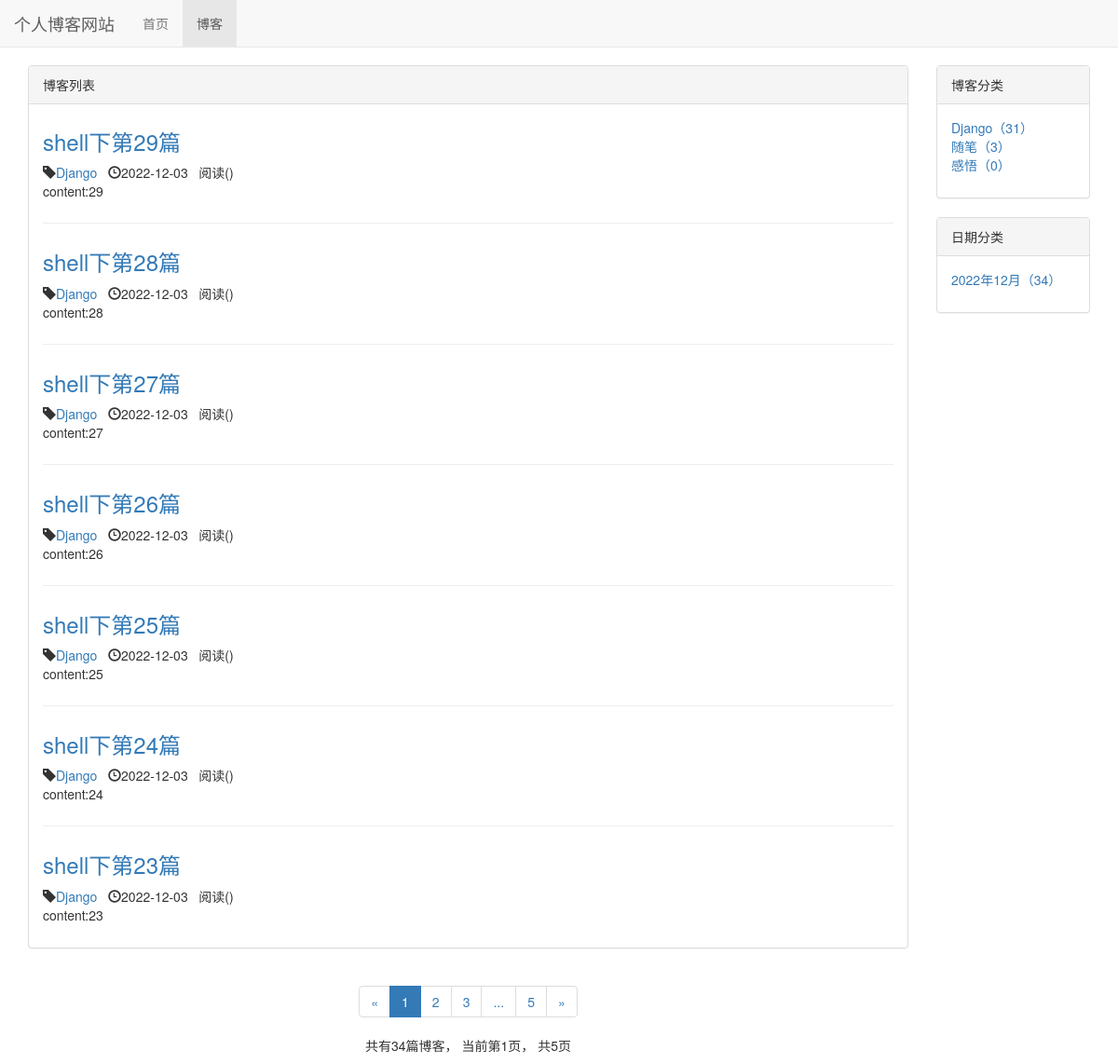
/blog/, run on an earlier commit of the app's database.
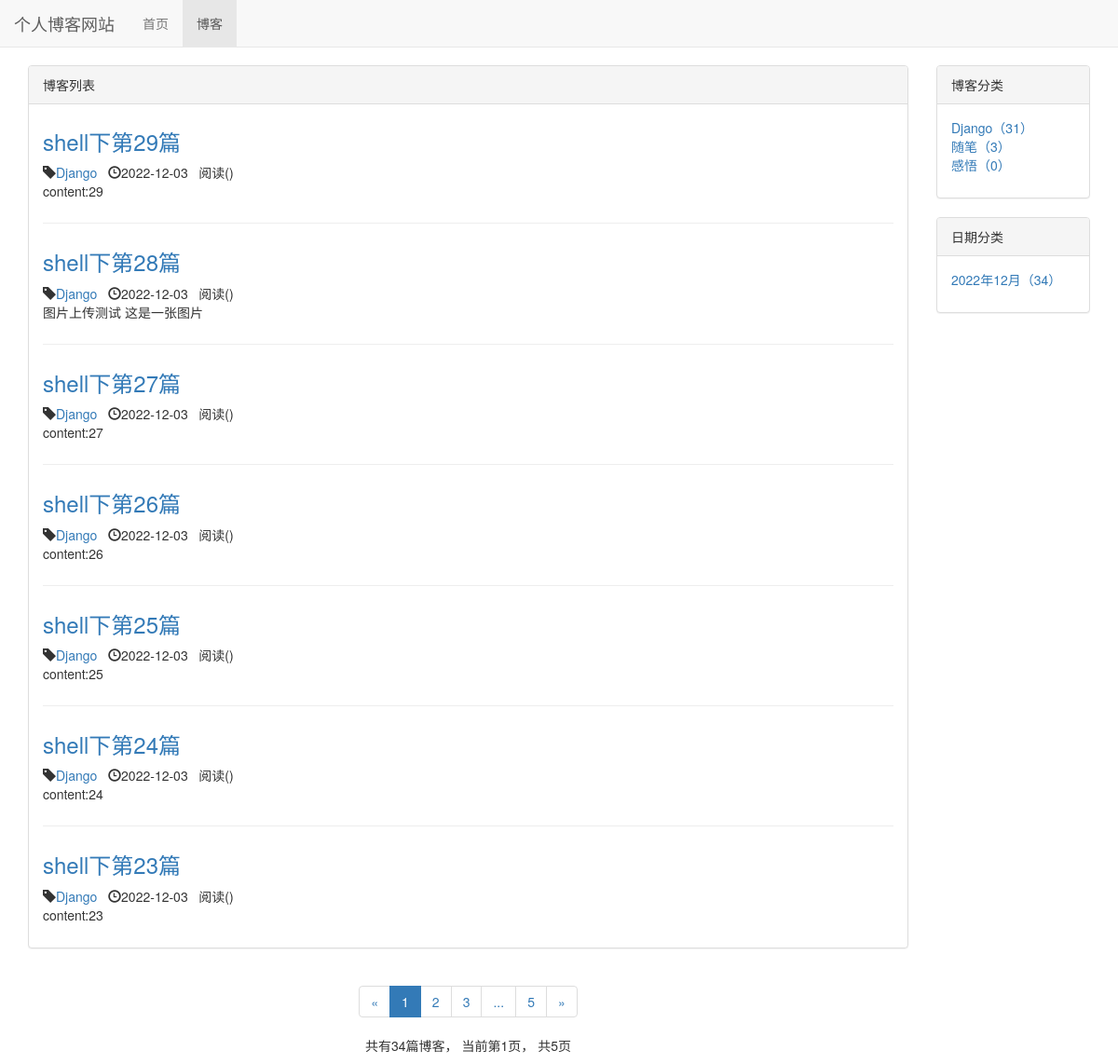
And on a later commit of the database.
### blog/models.py (models this page shows, shortened)
class Blog(models.Model, ReadNumExpandMethod):
    title = models.CharField(max_length=50)
    blog_type = models.ForeignKey(BlogType, on_delete=models.DO_NOTHING)
    content = RichTextUploadingField()
    author = models.ForeignKey(User, on_delete=models.DO_NOTHING)
    created_time = models.DateTimeField(auto_now_add=True)
    last_updated_time = models.DateTimeField(auto_now=True)
    """def get_read_num(self):
        try:
            return self.readnum.read_num
        except exceptions.ObjectDoesNotExist:
            return 0"""
    class Meta:
        ordering = ['-created_time']

class BlogType(models.Model):
    type_name = models.CharField(max_length=15)
    def __str__(self):
        return self.type_name

### blog/views.py (the view)
# urls.py: path('', views.blog_list, name='blog_list'),
def blog_list(request):
    blogs_all_list = Blog.objects.all() #获取所有blog
    context = get_blog_list_common_data(request, blogs_all_list)
    return render_to_response('blog/blog_list.html', context)

### blog/templates/blog/blog_list.html (shortened to what the changed rows need)
{% extends 'base.html' %}
{% load staticfiles %}
{% block header_extends %}
    <link rel="stylesheet" href="{% static 'blog/blog.css' %}">
{% endblock %}
{% block content %}
<div class="container">
    <div class="row">
        <div class="col-xs-12 col-sm-8 col-md-9 col-lg-10">
            <div class="panel panel-default">
              <div class="panel-body">
                  {% for blog in blogs %}
                  <div class="blog">
                      <h3><a href="{% url 'blog_detail' blog.pk %}">{{ blog.title }}</a></h3>
                      <p class="blog-info">
                          <span class="glyphicon glyphicon-tag"></span><a href="{% url
                          'blogs_with_type' blog.blog_type.pk %}">{{ blog.blog_type }}</a>&nbsp;&nbsp;
                          <span class="glyphicon glyphicon-time" ></span>{{ blog.created_time|date:"Y-m-d" }}&nbsp;&nbsp;
                          阅读({{ blog.get_read_num }})
                      </p>
                      <p>{{ blog.content|striptags|truncatechars:120 }}</p>
                  </div>
                {% empty %}
                  <div class="blog">
                    <h3>暂无博客，敬请期待</h3>
                  </div>
                {% endfor %}
              </div>
            </div>
        </div>
    </div>
</div>
{% endblock %}

What changed in the data, as far as the page shows it:
changed Blog "shell下第28篇": content "content:28" → "图片上传测试 这是一张图片"
